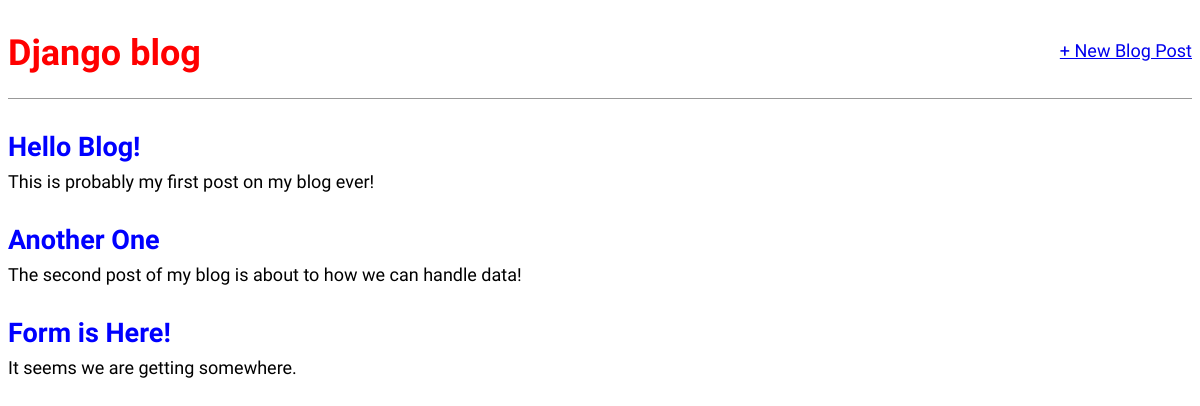
The app's page /, older data.
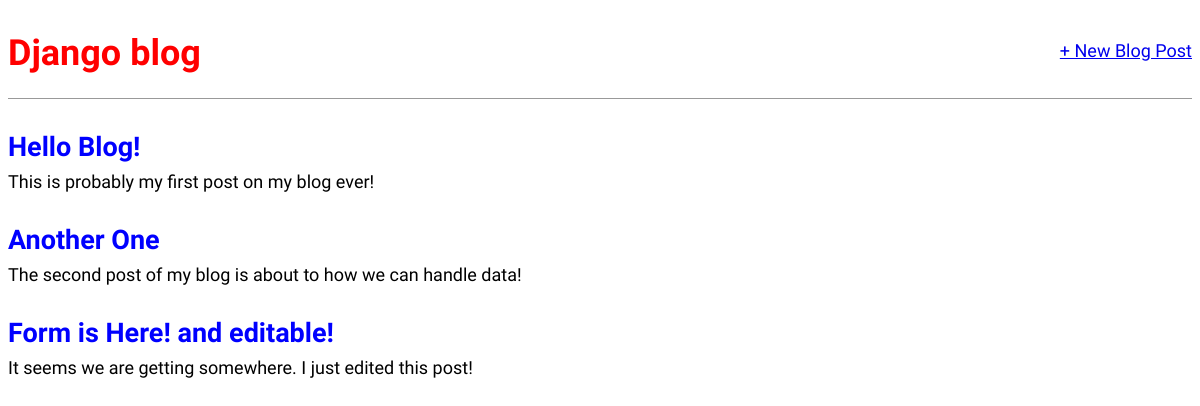
The same page, newer data.
### blog/models.py (models this page shows, shortened)
class Post(models.Model):
    title = models.CharField(max_length=200)
    author = models.ForeignKey(
        "auth.User",
        on_delete=models.CASCADE,
    )
    body = models.TextField()

### blog/views.py (the view)
# urls.py: path("", BlogListView.as_view(), name="home"),
class BlogListView(ListView):
    model = Post
    template_name = "home.html"

### templates/home.html
{% extends "base.html" %}
{% block content %}
{% for post in post_list %}
<div class="post-entry">
    <h2><a href="">{{ post.title }}</a></h2>
    <p>{{ post.body }}</p>
</div>
{% endfor %}
{% endblock content %}

Row changes from the older to the newer data that the page shows:
changed Post: title "Form is Here!" → "Form is Here! and editable!"; body "It seems we are getting somewhere." → "It seems we are getting somewhere. I just edited this post!"
